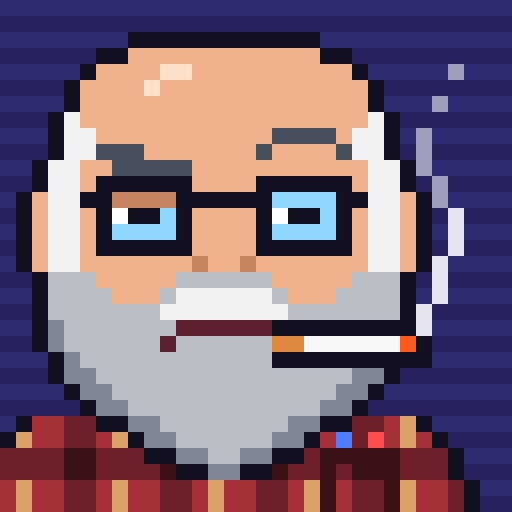

Generate this figure with Python:
"""Paco, the Releaser: grumpy old sysadmin, smoking. The worked example for SKILL.md.

python3 avatar.py [basedir]  -> round-2/: 6 faces x 2 shirts (12 PNGs) + contact-sheet.png
Chosen avatar (2026-11-20): 2-skeptic-flannel.
"""
import os
import sys

HERE = os.path.dirname(os.path.abspath(__file__))
sys.path.insert(0, os.path.join(HERE, '..', '..', 'scripts'))  # pixelart.py
from pixelart import mirror, put, sym, sprite, scanlines, shift_left, render, contact_sheet

# Left half of the portrait. K outline, S skin, W/G/g hair+beard, b brows, B glasses, L lens, M mouth, T shirt.
LEFT = [
    "................", "................", "..........KKKKKK", "........KKSSSSSS",
    ".......KSSSSSSSS", "......KSSSSSSSSS", "......KSSSSSSSSS", ".....KWSSSSSSSSS",
    ".....KWWSSSSSSSS", ".....KWWbbbSSSSS", "....KWWSSbbbbbSS", "....KWWSBBBBBBSS",
    "...KSWWBBssssBBB", "...KSWWSBLEELBSS", "...KSWWSBLLLLBSS", "...KSWWSBBBBBBSS",
    "...KSWWSSSSSSSNS", "....KGGGSSSSSGGG", "....KGGGGSSSGWWW", "....KGGGGGGGWWWW",
    "....KgGGGGGGGMMM", "....KgGGGGGGMGGG", ".....KgGGGGGGGGG", ".....KggGGGGGGGG",
    "......KggGGGGGGG", ".......KggGGGGGG", "...KTTTTKKggGGGG", "..KTTTTTTTKggGGG",
    ".KTTTTTTTTTKKggG", ".KTTTTTTTTTTTKKg", "KTTTTTTTTTTTTTTT", "KTTTTTTTTTTTTTTT",
]

PAL = {
    '.': '#2d2a6e', ',': '#25225e',                                   # background + scanlines
    'K': '#141220', 'S': '#f1b38c', 's': '#c98262', 'N': '#c98262', 'H': '#ffe0c8',
    'W': '#f2f2f2', 'G': '#b9bdc7', 'g': '#7f8592', 'b': '#4a4f5c',
    'B': '#141220', 'L': '#8fd6ff', 'w': '#ffffff', 'E': '#141220', 'M': '#5c2232',
    'T': '#3a4a6e', 't': '#34343f', 'P': '#45ff6e',
    'F': '#e0893c', 'C': '#f7f7f7', 'O': '#ff5a1f', 'm': '#e4e4f0', 'n': '#9d9dc0',  # cigarette + smoke
    'h': '#26262e', 'j': '#4a4a58', 'V': '#c4522a', 'v': '#9c3f20',                  # headset, beanie
    'R': '#a8323a', 'r': '#6e1f27', 'k': '#3d1015', 'l': '#d9a066', 'U': '#4d7cff', 'X': '#ff4d4d',  # flannel
}


def portrait():
    g = mirror(LEFT)
    put(g, 12, 4, "HH"); put(g, 11, 5, "H")                     # bald-head shine
    put(g, 9, 13, "w"); put(g, 19, 13, "w")                     # lens glints
    put(g, 23, 28, "P"); put(g, 24, 29, "P"); put(g, 23, 30, "P  PPP")  # >_ on the shirt
    scanlines(g, range(32), '.', ',')
    return g


def cigarette(g):
    sprite(g, 19, 20, ["KKKKKKKKKK", "FFCCCCCCOK", "KKKKKKKKKK"])


def wisp(x, y, n=17):
    """Smoke that curls up from (x, y), fading (dithered) at the top."""
    sway = [0, 0, 1, 1, 1, 2, 2, 2, 1, 1, 0, 0, 0, 1, 1, 2, 2]
    return [(x + s, y - i, 'm' if i < 8 else 'n') for i, s in enumerate(sway[:n]) if i < 12 or i % 2 == 0]


# ---------- shirts ----------
def black_tee(g, pal):
    pal['T'] = '#1c1c24'
    for y in range(26, 32):
        for x in range(32):
            if g[y][x] == 'T' and g[y - 1][x] not in 'Tt':
                g[y][x] = 't'                                   # shoulder edge highlight


def flannel(g, pal):
    for y in range(26, 32):
        for x in range(32):
            if g[y][x] in 'TP':                                 # flannel has no >_ print
                v, h = x % 6 in (0, 1), y in (28, 29)
                g[y][x] = 'k' if v and h else 'r' if v or h else 'l' if x % 6 == 3 else 'R'
    for y in range(28, 32):                                     # breast pocket with two pens
        g[y][22] = g[y][26] = 'k'
    put(g, 22, 28, "kkkkk"); put(g, 23, 27, "U X")


# ---------- faces ----------
def classic(g):
    pass


def skeptic(g):                                                 # one brow arched, that eye wide open
    for x in range(18, 24):
        g[9][x] = g[10][x] = 'S'
    put(g, 19, 8, "bbbb"); put(g, 18, 9, "b"); put(g, 23, 9, "b")
    put(g, 19, 12, "LLLL")


def round_glasses(g):
    for x in (8, 13, 18, 23):
        g[11][x] = g[15][x] = 'S'


def headset(g):                                                 # on call
    put(g, 10, 2, "hhhhhhhhhhhh")
    sym(g, 8, 3, "hh"); sym(g, 7, 4, "h")
    for y in (5, 6): sym(g, 6, y, "h")
    for y in (7, 8, 9): sym(g, 5, y, "h")
    for y in (10, 11): sym(g, 4, y, "h")
    sym(g, 3, 11, "hh"); sym(g, 3, 16, "hh")
    for y in range(12, 16): sym(g, 1, y, "Khjjh")
    for x, y in ((4, 17), (5, 18), (6, 19), (7, 19), (8, 20), (9, 20), (10, 21)):
        g[y][x] = 'h'
    put(g, 11, 21, "j"); put(g, 11, 22, "j")


def beanie(g):                                                  # server rooms are cold
    left = ["...........KKKKK", ".........KKVVVVV", "........KVVVVVVV", ".......KVVVVVVVV",
            "......KVVVVVVVVV", ".....KvVvVvVvVvV", ".....KvVvVvVvVvV", ".....KvVvVvVvVvV"]
    for y, row in enumerate(left):
        put(g, 0, y, (row + row[::-1]).replace('.', ' '))


def walrus(g):                                                  # drawn AFTER the cigarette
    put(g, 12, 17, "WWWWWWWW")
    put(g, 10, 18, "WWWWWWWWWWWW")
    put(g, 9, 19, "WWWWWWWWWWWWWW")
    put(g, 9, 20, "GWWWWWWWWWWWWG")
    put(g, 9, 21, "WWGGGGGGGGGGWW")
    put(g, 9, 22, "WWGGGGGGGGGGWW")


FACES = [("classic", classic), ("skeptic", skeptic), ("round-glasses", round_glasses),
         ("headset", headset), ("beanie", beanie), ("walrus", walrus)]
SHIRTS = [("black-tee", black_tee), ("flannel", flannel)]


def build(face, shirt):
    g, pal = portrait(), dict(PAL)
    shirt(g, pal)
    if face is walrus:
        cigarette(g); walrus(g)
    else:
        face(g); cigarette(g)
    shift_left(g)                                               # free the right column for the smoke
    for x, y, c in wisp(26, 20):
        g[y][x] = c
    return render(g, pal)


if __name__ == '__main__':
    out = os.path.join(sys.argv[1] if len(sys.argv) > 1 else HERE, 'round-2')
    os.makedirs(out, exist_ok=True)
    items = []
    for sname, shirt in SHIRTS:
        for i, (fname, face) in enumerate(FACES):
            name = f"{i + 1}-{fname}-{sname}"
            img = build(face, shirt)
            img.save(os.path.join(out, f"{name}.png"))
            items.append((name, img))
    contact_sheet(items, os.path.join(out, "contact-sheet.png"))
    print("ok", out)
